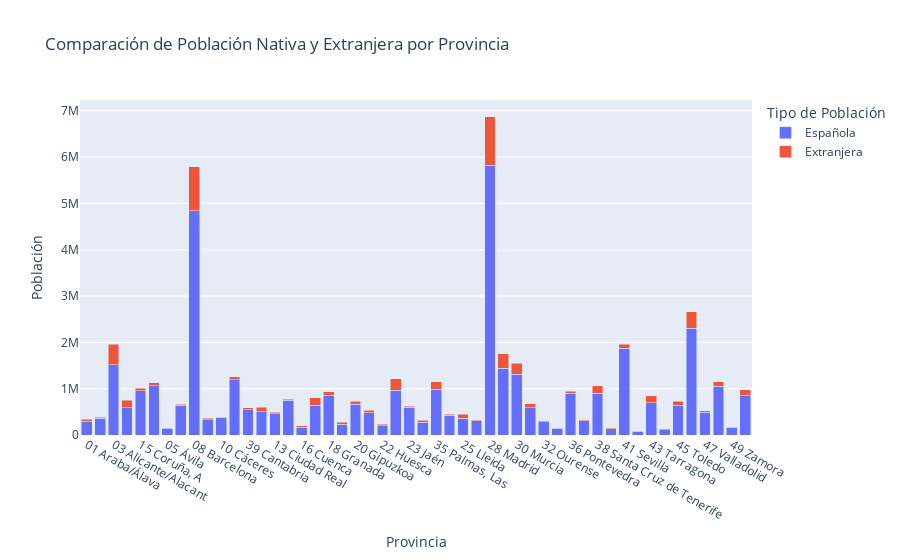

Notebook code for this chart:
### Code cell
# Gráfico de barras apiladas
barras = px.bar(
    df,
    x="Provincia",
    y=["Española", "Extranjera"],
    title="Comparación de Población Nativa y Extranjera por Provincia",
    labels={"value": "Población", "variable": "Tipo de Población"},
    barmode="stack"
)
barras

### Figure 1 — Plotly figure (JSON) as saved in the notebook; plotly's stock layout.template omitted (floating-point values rounded to 4 significant figures)
{"data": [{"alignmentgroup": "True", "hovertemplate": "Tipo de Población=Española<br>Provincia=%{x}<br>Población=%{y}<extra></extra>", "legendgroup": "Española", "marker": {"color": "#636efa", "pattern": {"shape": ""}}, "name": "Española", "offsetgroup": "Española", "orientation": "v", "showlegend": true, "textposition": "auto", "type": "bar", "x": ["01 Araba/Álava", "02 Albacete", "03 Alicante/Alacant", "04 Almería", "15 Coruña, A", "33 Asturias", "05 Ávila", "06 Badajoz", "08 Barcelona", "09 Burgos", "10 Cáceres", "11 Cádiz", "39 Cantabria", "12 Castellón/Castelló", "13 Ciudad Real", "14 Córdoba", "16 Cuenca", "17 Girona", "18 Granada", "19 Guadalajara", "20 Gipuzkoa", "21 Huelva", "22 Huesca", "07 Balears, Illes", "23 Jaén", "26 Rioja, La", "35 Palmas, Las", "24 León", "25 Lleida", "27 Lugo", "28 Madrid", "29 Málaga", "30 Murcia", "31 Navarra", "32 Ourense", "34 Palencia", "36 Pontevedra", "37 Salamanca", "38 Santa Cruz de Tenerife", "40 Segovia", "41 Sevilla", "42 Soria", "43 Tarragona", "44 Teruel", "45 Toledo", "46 Valencia/València", "47 Valladolid", "48 Bizkaia", "49 Zamora", "50 Zaragoza"], "xaxis": "x", "y": [301302, 356856, 1518766, 583918, 952488, 1068748, 146896, 642287, 4846649, 324220, 372577, 1195185, 546676, 503118, 457054, 748997, 172214, 637190, 856467, 233675, 660601, 477639, 194952, 962237, 600652, 277946, 991714, 425175, 358987, 304508, 5830014, 1438368, 1314926, 591214, 285080, 149206, 901782, 308483, 906779, 135317, 1869197, 79165, 697156, 118354, 644114, 2306155, 487981, 1054185, 159326, 846939], "yaxis": "y"}, {"alignmentgroup": "True", "hovertemplate": "Tipo de Población=Extranjera<br>Provincia=%{x}<br>Población=%{y}<extra></extra>", "legendgroup": "Extranjera", "marker": {"color": "#EF553B", "pattern": {"shape": ""}}, "name": "Extranjera", "offsetgroup": "Extranjera", "orientation": "v", "showlegend": true, "textposition": "auto", "type": "bar", "x": ["01 Araba/Álava", "02 Albacete", "03 Alicante/Alacant", "04 Almería", "15 Coruña, A", "33 Asturias", "05 Ávila", "06 Badajoz", "08 Barcelona", "09 Burgos", "10 Cáceres", "11 Cádiz", "39 Cantabria", "12 Castellón/Castelló", "13 Ciudad Real", "14 Córdoba", "16 Cuenca", "17 Girona", "18 Granada", "19 Guadalajara", "20 Gipuzkoa", "21 Huelva", "22 Huesca", "07 Balears, Illes", "23 Jaén", "26 Rioja, La", "35 Palmas, Las", "24 León", "25 Lleida", "27 Lugo", "28 Madrid", "29 Málaga", "30 Murcia", "31 Navarra", "32 Ourense", "34 Palencia", "36 Pontevedra", "37 Salamanca", "38 Santa Cruz de Tenerife", "40 Segovia", "41 Sevilla", "42 Soria", "43 Tarragona", "44 Teruel", "45 Toledo", "46 Valencia/València", "47 Valladolid", "48 Bizkaia", "49 Zamora", "50 Zaragoza"], "xaxis": "x", "y": [35006, 30673, 436502, 169446, 53572, 55136, 12868, 23762, 950707, 33150, 15680, 59681, 41711, 100968, 34873, 26005, 26222, 171482, 77605, 41407, 66111, 56445, 31926, 247669, 19985, 44336, 154129, 23398, 88356, 19759, 1041889, 314360, 236766, 80941, 19483, 8581, 44928, 18606, 160394, 20015, 90197, 10363, 151436, 16692, 86998, 350686, 33352, 99097, 7601, 132426], "yaxis": "y"}], "layout": {"barmode": "stack", "legend": {"title": {"text": "Tipo de Población"}, "tracegroupgap": 0}, "title": {"text": "Comparación de Población Nativa y Extranjera por Provincia"}, "xaxis": {"anchor": "y", "domain": [0, 1], "title": {"text": "Provincia"}}, "yaxis": {"anchor": "x", "domain": [0, 1], "title": {"text": "Población"}}}}
